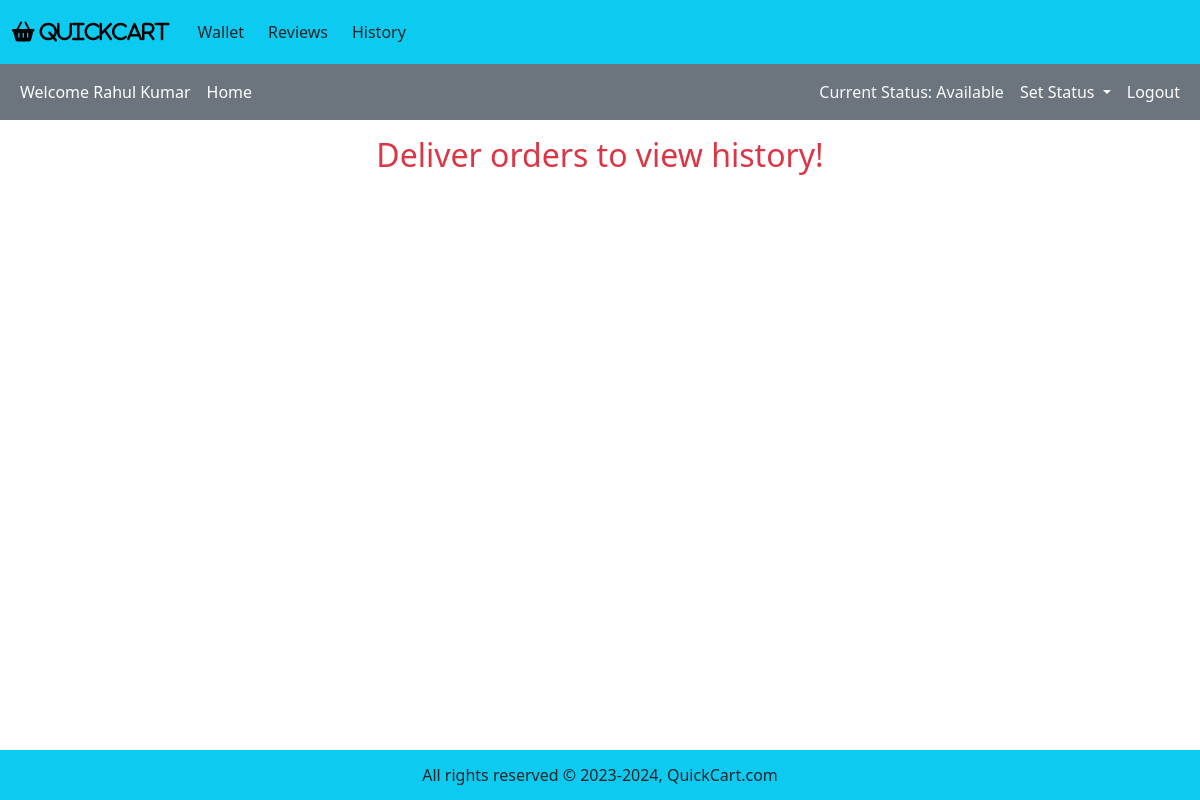
/agent_mode/index.php?agent_id=1&agent_history, run on an earlier commit of the app's database.
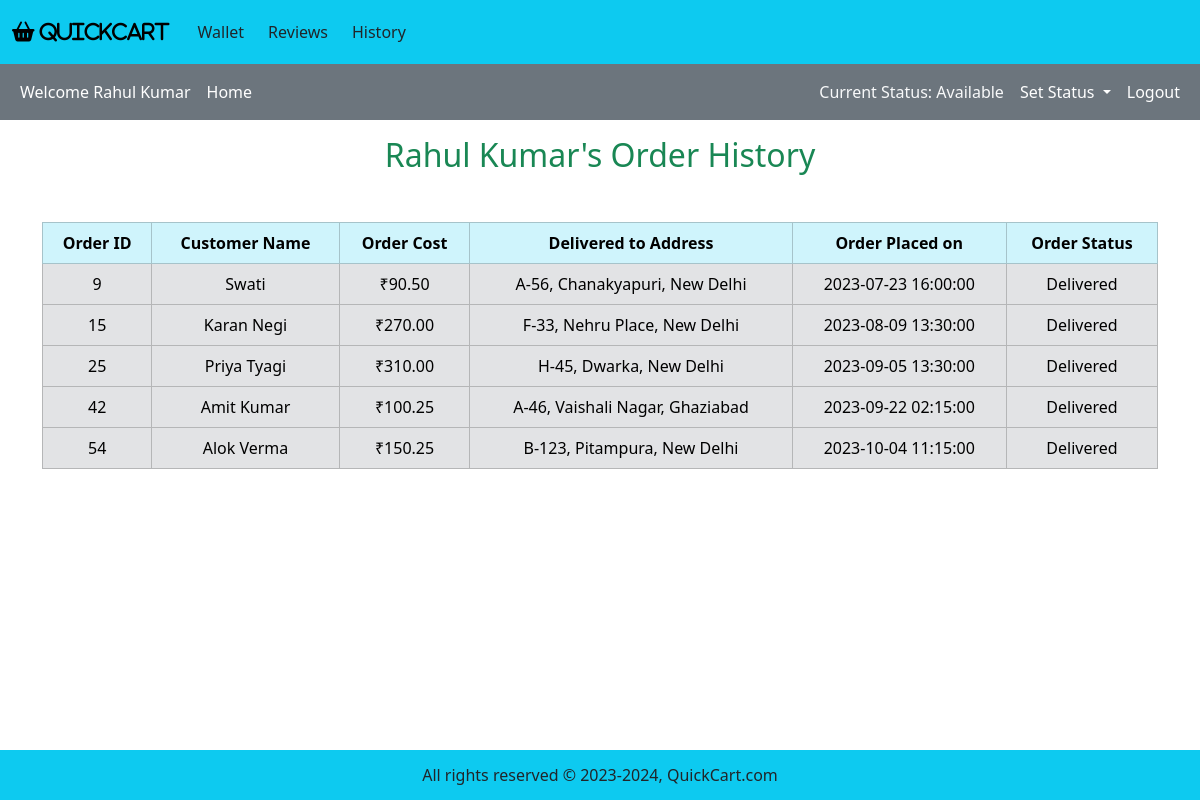
And on a later commit of the database.
### tables this page shows
CREATE TABLE IF NOT EXISTS deliveryAgent (
	agentID INT AUTO_INCREMENT PRIMARY KEY,
    first_name VARCHAR(50) NOT NULL,
    last_name VARCHAR(50),
    availabilityStatus VARCHAR(20) NOT NULL DEFAULT "Offline",  
    phone_no BIGINT UNIQUE NOT NULL,  
    email VARCHAR(100) UNIQUE NOT NULL,
    password VARCHAR(50) NOT NULL
);

CREATE TABLE IF NOT EXISTS `order` (
	orderID INT AUTO_INCREMENT PRIMARY KEY,
    status VARCHAR(20) NOT NULL DEFAULT "Confirmed",  
    total_price DECIMAL(10, 2) NOT NULL,
    time TIMESTAMP NOT NULL DEFAULT CURRENT_TIMESTAMP,
    location VARCHAR(255) NOT NULL,
    customerID INT NOT NULL,
    agentID INT NOT NULL,
    FOREIGN KEY (customerID) REFERENCES customer(customerID),  
    FOREIGN KEY (agentID) REFERENCES deliveryAgent(agentID)  
);

CREATE TABLE IF NOT EXISTS customer (
	customerID INT AUTO_INCREMENT PRIMARY KEY, 
    first_name VARCHAR(50) NOT NULL,  
    last_name VARCHAR(50),
    address_street VARCHAR(100) NOT NULL,  
	address_city VARCHAR(50) NOT NULL,
	address_state VARCHAR(50) NOT NULL,
    pincode INT NOT NULL,
    phone_no BIGINT UNIQUE NOT NULL,  
    email VARCHAR(100) UNIQUE NOT NULL,
    password VARCHAR(50) NOT NULL,
    dob DATE,
    age INT,  
    gender VARCHAR(10)
);

### agent_mode/agent_history.php (the view)
<?php
$fetch_orders = "SELECT * FROM `order` WHERE agentID = $agent_id AND status = 'Delivered';";
$result_fetch = mysqli_query($con, $fetch_orders);
$num_of_rows = mysqli_num_rows($result_fetch);
if ($num_of_rows == 0) {
    echo "<h2 class='text-center text-danger'> Deliver orders to view history! </h2>";
} else {
    ?>
    <h2 class="text-center text-success"><?php echo "$agent_name's Order History"; ?></h2>
    <table class="table table-bordered mt-5">
        <thead class="table-info text-center text-white">
            <tr>
                <th>Order ID</th>
                <th>Customer Name</th>
                <th>Order Cost</th>
                <th>Delivered to Address</th>
                <th>Order Placed on</th>
                <th>Order Status</th>
            </tr>
        </thead>
        <tbody class="table-secondary text-white">
            <?php
            while ($fetch_row = mysqli_fetch_assoc($result_fetch)) {
                $order_id = $fetch_row["orderID"];
                $order_location = $fetch_row["location"];
                $order_price = $fetch_row["total_price"];
                $order_time = $fetch_row["time"];
                $order_custID = $fetch_row["customerID"];
                $order_status = $fetch_row["status"];
                ?>
                <tr class='text-center align-middle'>
                    <td>
                        <?php echo $order_id; ?>
                    </td>
                    <td>
                        <?php
                        $get_cust = "SELECT * FROM customer WHERE customerID = $order_custID;";
                        $result_get = mysqli_query($con, $get_cust);
                        $row_cust = mysqli_fetch_assoc($result_get);
                        $cust_fname = $row_cust['first_name'];
                        $cust_lname = $row_cust['last_name'];
                        if ($cust_lname === null) {
                            $cust_name = $cust_fname;
                        } else {
                            $cust_name = $cust_fname . ' ' . $cust_lname;
                        }
                        echo $cust_name;
                        ?>
                    </td>
                    <td>
                        <?php echo "₹$order_price"; ?>
                    </td>
                    <td>
                        <?php echo $order_location; ?>
                    </td>
                    <td>
                        <?php echo $order_time; ?>
                    </td>
                    <td>
                        <?php echo $order_status; ?>
                    </td>
                </tr>
                <?php
            }
            ?>
        </tbody>
    </table>
    <?php
}
?>

### agent_mode/index.php (shortened to what the changed rows need)
<?php
include('../functions/common_function.php');
if (isset($_GET['agent_id'])) {
    $agent_id = $_GET['agent_id'];
    $get_data = "SELECT * FROM deliveryAgent WHERE agentID = $agent_id;";
    $result_get = mysqli_query($con, $get_data);
    $row_data = mysqli_fetch_assoc($result_get);
    $agent_fname = $row_data['first_name'];
    $agent_lname = $row_data['last_name'];
    $current_status = $row_data['availabilityStatus'];
    if ($agent_lname === null) {
        $agent_name = $agent_fname;
    } else {
        $agent_name = $agent_fname . ' ' . $agent_lname;
    }
}
?>
<!DOCTYPE html>
<html lang="en">
<head>
    <link href="https://cdn.jsdelivr.net/npm/bootstrap@5.3.3/dist/css/bootstrap.min.css" rel="stylesheet"
>
    <link rel="stylesheet" href="https://cdnjs.cloudflare.com/ajax/libs/font-awesome/6.5.1/css/all.min.css"
 />
    <link rel="stylesheet" href="style.css">
</head>
<body>
    <div class="container-fluid p-0">
        <nav class="navbar navbar-expand-lg navbar-dark bg-secondary">
            <div class="container-fluid">
                <ul class="navbar-nav me-auto">
                    <li class="nav-item">
                        <span class="nav-link active">Welcome <?php echo $agent_name; ?></span>
                    </li>
                    <li class="nav-item">
                        </li>
                </ul>
                <span class="navbar-text text-light mx-2">
                    Current Status: <?php echo $current_status; ?>
                </span>
                <ul class="navbar-nav ml-auto">
                    <li class="nav-item dropdown">
                    </li>
                </ul>
                <ul class="navbar-nav">
                    <li class="nav-item">
                    </li>
                </ul>
            </div>
        </nav>
<div class="container my-3">
    <?php
    if (isset($_GET['agent_history'])) {
        include('agent_history.php');
    }
    ?>
</div>
<?php
        include("../includes/footer.php");
        ?>
    </div>
</body>
</html>

What changed in the data, as far as the page shows it:
shown differently, row unchanged: deliveryagent "Rahul Kumar": agent_name (not shown) → "Rahul Kumar"
now on this page (row edited): order: orderID "9", customerID.first_name "Swati", total_price "90.50", location "A-56, Chanakyapuri, New Delhi", time "2023-07-23 16:00:00", status "Delivered"
now on this page (row edited): order: orderID "15", customerID.last_name "Karan Negi", total_price "270.00", location "F-33, Nehru Place, New Delhi", time "2023-08-09 13:30:00", status "Delivered"
now on this page (row edited): order: orderID "25", customerID.last_name "Priya Tyagi", total_price "310.00", location "H-45, Dwarka, New Delhi", time "2023-09-05 13:30:00", status "Delivered"
now on this page (row edited): order: orderID "42", customerID.last_name "Amit Kumar", total_price "100.25", location "A-46, Vaishali Nagar, Ghaziabad", time "2023-09-22 02:15:00", status "Delivered"
now on this page (row edited): order: orderID "54", customerID.last_name "Alok Verma", total_price "150.25", location "B-123, Pitampura, New Delhi", time "2023-10-04 11:15:00", status "Delivered"
Also different on the page:
text no longer shown: "Deliver orders to view history!"
text now shown: "'s Order History Order ID Customer Name Order Cost Delivered to Address Order Placed on Order Status"
